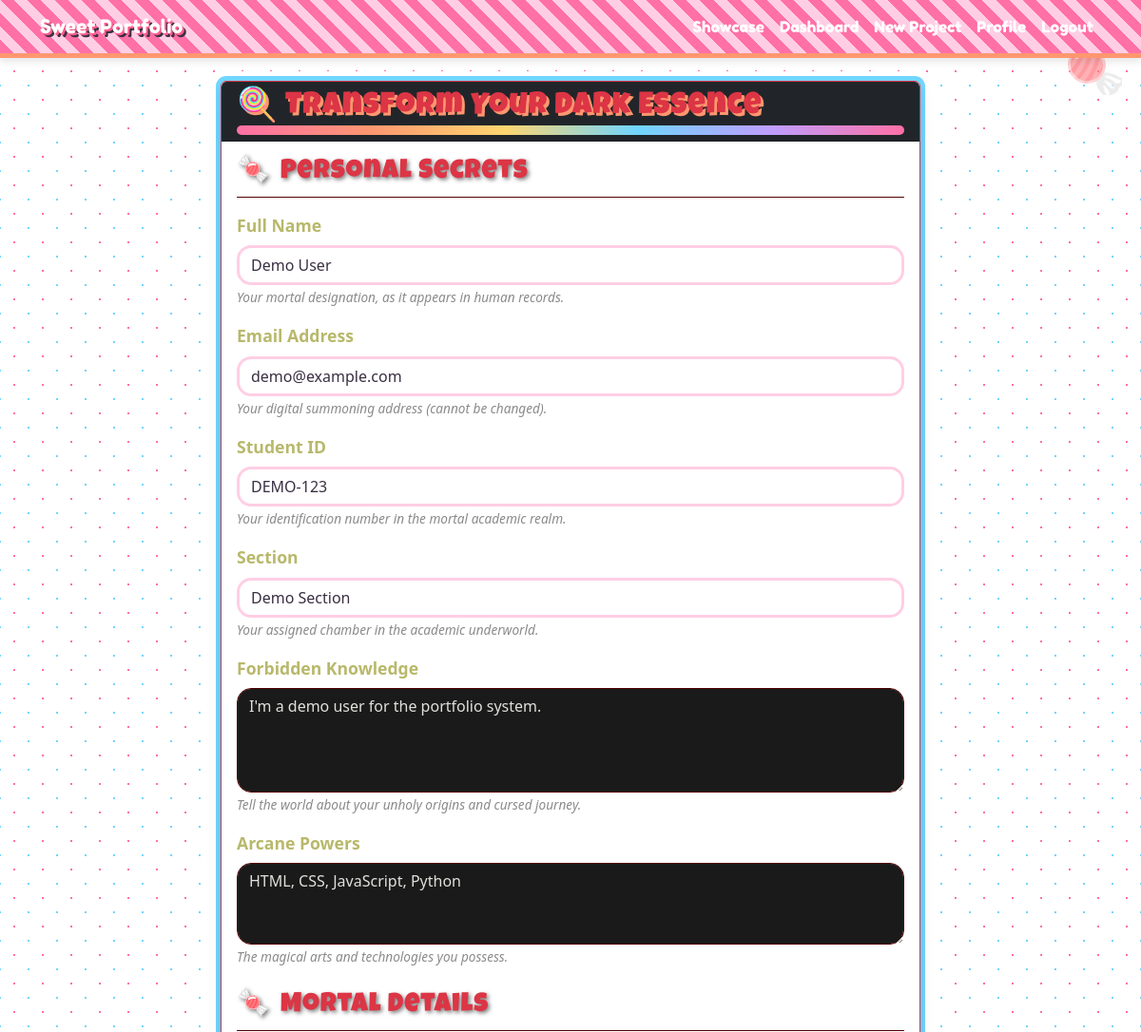
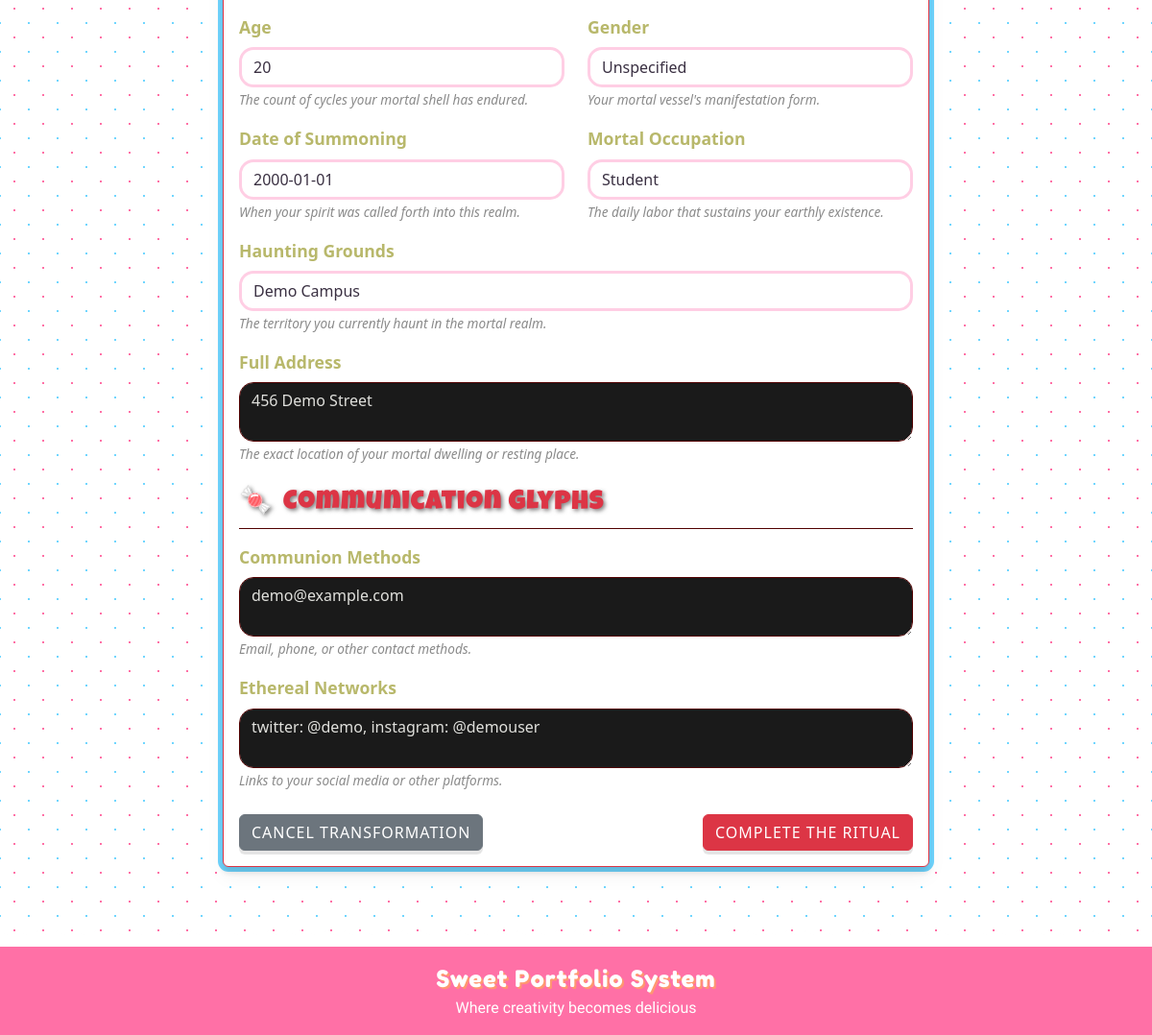
/profile/edit (signed in), run on the app's committed database (2 pictures, top to bottom).
### app.py (models this page shows, shortened)
class User(db.Model): # Represents a user in the system
    id = db.Column(db.Integer, primary_key=True)
    username = db.Column(db.String(80), unique=True, nullable=False)
    email = db.Column(db.String(120), unique=True, nullable=False)
    password_hash = db.Column(db.String(128))
    projects = db.relationship('Project', backref='author', lazy=True)
    about_me = db.Column(db.Text, nullable=True)
    tech_stack = db.Column(db.Text, nullable=True)
    birthdate = db.Column(db.String(20), nullable=True)
    location = db.Column(db.String(100), nullable=True)
    occupation = db.Column(db.String(100), nullable=True)
    social_media = db.Column(db.Text, nullable=True)
    contact_info = db.Column(db.Text, nullable=True)
    full_name = db.Column(db.String(100), nullable=True)
    age = db.Column(db.String(20), nullable=True)
    gender = db.Column(db.String(50), nullable=True)
    address = db.Column(db.Text, nullable=True)
    student_id = db.Column(db.String(50), nullable=True)
    section = db.Column(db.String(50), nullable=True)

### app.py (the view, shortened to what this page needs)
@app.route('/profile/edit', methods=['GET', 'POST']) # Edit user profile route
def edit_profile():
    if 'user_id' not in session:
        flash('Please log in first')
        return redirect(url_for('login'))
    user = User.query.get(session['user_id'])
    if not user:
        session.clear()  # Clear invalid session
        flash('User not found. Please log in again.')
        return redirect(url_for('login'))
    return render_template('edit_profile.html', user=user)

### app.py (called while the page is built)
@app.context_processor
def inject_request():
    return {'request': request}

### templates/edit_profile.html (shortened to what this page needs)
{% extends "base.html" %}
{% block content %}
<div class="row justify-content-center">
    <div class="col-md-8">
        <div class="card border-danger">
            <div class="card-header bg-dark text-danger">
                <h2>Transform Your Dark Essence</h2>
            </div>
            <div class="card-body">
                <form method="POST">
                    <div class="mb-4">
                        <h3 class="text-danger">Personal Secrets</h3>
                        <div class="mb-3">
                            <label for="full_name" class="form-label">Full Name</label>
                            <input type="text" class="form-control" id="full_name" name="full_name" value="{{ user.full_name }}">
                            <small class="form-text text-muted">Your mortal designation, as it appears in human records.</small>
                        </div>
                        <div class="mb-3">
                            <label for="email" class="form-label">Email Address</label>
                            <input type="email" class="form-control" id="email" name="email" value="{{ user.email }}" readonly>
                            <small class="form-text text-muted">Your digital summoning address (cannot be changed).</small>
                        </div>
                        <div class="mb-3">
                            <label for="student_id" class="form-label">Student ID</label>
                            <input type="text" class="form-control" id="student_id" name="student_id" value="{{ user.student_id }}">
                            <small class="form-text text-muted">Your identification number in the mortal academic realm.</small>
                        </div>
                        <div class="mb-3">
                            <label for="section" class="form-label">Section</label>
                            <input type="text" class="form-control" id="section" name="section" value="{{ user.section }}">
                            <small class="form-text text-muted">Your assigned chamber in the academic underworld.</small>
                        </div>
                        <div class="mb-3">
                            <label for="about_me" class="form-label">Forbidden Knowledge</label>
                            <textarea class="form-control" id="about_me" name="about_me" rows="4" placeholder="Share your darkest secrets and history...">{{ user.about_me }}</textarea>
                            <small class="form-text text-muted">Tell the world about your unholy origins and cursed journey.</small>
                        </div>
                        <div class="mb-3">
                            <label for="tech_stack" class="form-label">Arcane Powers</label>
                            <textarea class="form-control" id="tech_stack" name="tech_stack" rows="3" placeholder="List your dark abilities and skills...">{{ user.tech_stack }}</textarea>
                            <small class="form-text text-muted">The magical arts and technologies you possess.</small>
                        </div>
                    </div>
                    <div class="mb-4">
                        <h3 class="text-danger">Mortal Details</h3>
                        <div class="row">
                            <div class="col-md-6">
                                <div class="mb-3">
                                    <label for="age" class="form-label">Age</label>
                                    <input type="text" class="form-control" id="age" name="age" placeholder="Your mortal years" value="{{ user.age }}">
                                    <small class="form-text text-muted">The count of cycles your mortal shell has endured.</small>
                                </div>
                            </div>
                            <div class="col-md-6">
                                <div class="mb-3">
                                    <label for="gender" class="form-label">Gender</label>
                                    <input type="text" class="form-control" id="gender" name="gender" value="{{ user.gender }}">
                                    <small class="form-text text-muted">Your mortal vessel's manifestation form.</small>
                                </div>
                            </div>
                        </div>
                        <div class="row">
                            <div class="col-md-6">
                                <div class="mb-3">
                                    <label for="birthdate" class="form-label">Date of Summoning</label>
                                    <input type="text" class="form-control" id="birthdate" name="birthdate" placeholder="YYYY-MM-DD" value="{{ user.birthdate }}">
                                    <small class="form-text text-muted">When your spirit was called forth into this realm.</small>
                                </div>
                            </div>
                            <div class="col-md-6">
                                <div class="mb-3">
                                    <label for="occupation" class="form-label">Mortal Occupation</label>
                                    <input type="text" class="form-control" id="occupation" name="occupation" placeholder="What brings you income in the mortal realm?" value="{{ user.occupation }}">
                                    <small class="form-text text-muted">The daily labor that sustains your earthly existence.</small>
                                </div>
                            </div>
                        </div>
                        <div class="mb-3">
                            <label for="location" class="form-label">Haunting Grounds</label>
                            <input type="text" class="form-control" id="location" name="location" placeholder="City, Country" value="{{ user.location }}">
                            <small class="form-text text-muted">The territory you currently haunt in the mortal realm.</small>
                        </div>
                        <div class="mb-3">
                            <label for="address" class="form-label">Full Address</label>
                            <textarea class="form-control" id="address" name="address" rows="2">{{ user.address }}</textarea>
                            <small class="form-text text-muted">The exact location of your mortal dwelling or resting place.</small>
                        </div>
                    </div>
                    <div class="mb-4">
                        <h3 class="text-danger">Communication Glyphs</h3>
                        <div class="mb-3">
                            <label for="contact_info" class="form-label">Communion Methods</label>
                            <textarea class="form-control" id="contact_info" name="contact_info" rows="2" placeholder="How can others contact your spirit?">{{ user.contact_info }}</textarea>
                            <small class="form-text text-muted">Email, phone, or other contact methods.</small>
                        </div>
                        <div class="mb-3">
                            <label for="social_media" class="form-label">Ethereal Networks</label>
                            <textarea class="form-control" id="social_media" name="social_media" rows="2" placeholder="Your spectral presence on other platforms...">{{ user.social_media }}</textarea>
                            <small class="form-text text-muted">Links to your social media or other platforms.</small>
                        </div>
                    </div>
                    <div class="d-flex justify-content-between">
                        <a href="{{ url_for('view_profile') }}" class="btn btn-secondary">Cancel Transformation</a>
                        <button type="submit" class="btn btn-danger">Complete the Ritual</button>
                    </div>
                </form>
            </div>
        </div>
    </div>
</div>
{% endblock %}

### static/css/style.css (style rules this page uses)
:root { --candy-pink: #ff70a6; --bubblegum: #ff9770; --lemon-drop: #ffd670; --mint-green: #70d6ff; --grape: #bf9eff; --licorice: #3a3042; --marshmallow: #fff0f3; --chocolate: #6b4b3e; --candy-red: #ff5c8d; --cotton-candy: #ffcee4; }
body { background-color: var(--marshmallow); background-image: radial-gradient(var(--candy-pink) 1px, transparent 1px), radial-gradient(var(--mint-green) 1px, transparent 1px); background-size: 30px 30px; background-position: 0 0, 15px 15px; color: var(--licorice); font-family: 'Baloo 2', cursive; line-height: 1.6; min-height: 100vh; position: relative; margin: 0; padding: 0; transition: all 0.5s ease; }
h1, h2, h3, h4, h5, h6 { font-family: 'Luckiest Guy', cursive; color: var(--candy-pink); text-shadow: 3px 3px 0px var(--bubblegum); letter-spacing: 1px; position: relative; }
h1::after, h2::after { content: ""; position: absolute; bottom: -10px; left: 0; width: 100%; height: 10px; background: linear-gradient(90deg, var(--candy-pink), var(--bubblegum), var(--lemon-drop), var(--mint-green), var(--grape), var(--candy-pink)); border-radius: 10px; }
.card { background-color: white; border: none; border-radius: 20px; box-shadow: 0 10px 20px rgba(0, 0, 0, 0.05), 0 6px 6px rgba(0, 0, 0, 0.1), 0 0 0 5px var(--mint-green), 0 0 0 10px white; transition: all 0.3s ease; overflow: hidden; margin-bottom: 25px; }
.card-header { background-color: var(--grape); color: white; border-bottom: 5px dashed white; font-family: 'Fredoka One', cursive; }
.btn { border-radius: 50px; font-family: 'Fredoka One', cursive; text-transform: uppercase; letter-spacing: 1px; padding: 10px 20px; transition: all 0.3s ease; position: relative; overflow: hidden; box-shadow: 0 4px 0 0 rgba(0, 0, 0, 0.1); }
.btn::after { content: ""; position: absolute; top: 0; left: -100%; width: 100%; height: 100%; background: linear-gradient( 90deg, rgba(255, 255, 255, 0) 0%, rgba(255, 255, 255, 0.3) 50%, rgba(255, 255, 255, 0) 100% ); transition: all 0.5s ease; }
.btn-secondary { background-color: var(--grape); border: none; }
.btn-danger { background-color: var(--candy-red); border: none; }
.form-control { border: 3px solid var(--cotton-candy); border-radius: 15px; padding: 10px 15px; transition: all 0.3s ease; background-color: white; }
.form-label { color: var(--candy-pink); font-weight: bold; font-size: 1.1rem; }
h1::before, h2::before { content: "🍭"; margin-right: 10px; display: inline-block; animation: spin 10s linear infinite; }
h3::before { content: "🍬"; margin-right: 10px; display: inline-block; animation: bounce 2s ease infinite; }
textarea, input[type="text"], input[type="email"], input[type="password"] { background-color: white !important; color: var(--licorice) !important; border: 3px solid var(--cotton-candy) !important; border-radius: 15px !important; }

### templates/base.html (style rules this page uses)
body { transition: all 0.5s ease; }

### templates/edit_profile.html (style rules this page uses)
textarea, input { background-color: #1a1a1a !important; color: #e0e0dc !important; border: 1px solid #500000 !important; }
.form-label { color: #b8b86b; }
h3.text-danger { text-shadow: 2px 2px 4px rgba(0, 0, 0, 0.5); border-bottom: 1px solid #500000; padding-bottom: 8px; margin-bottom: 16px; }
.form-text { color: #8a8a8a !important; font-style: italic; margin-top: 5px; font-size: 0.85rem; }

### data on the page
User: full_name "Demo User", email "demo@example.com", student_id "DEMO-123", section "Demo Section", about_me "I'm a demo user for the portfolio system.", tech_stack "HTML, CSS, JavaScript, Python", age "20", gender "Unspecified", birthdate "2000-01-01", occupation "Student", location "Demo Campus", address "456 Demo Street", contact_info "demo@example.com", social_media "twitter: @demo, instagram: @demouser"
